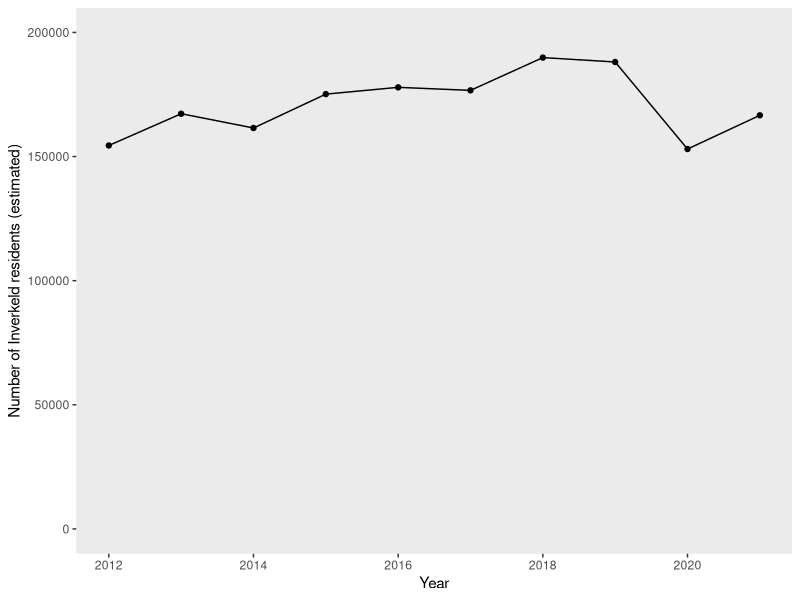
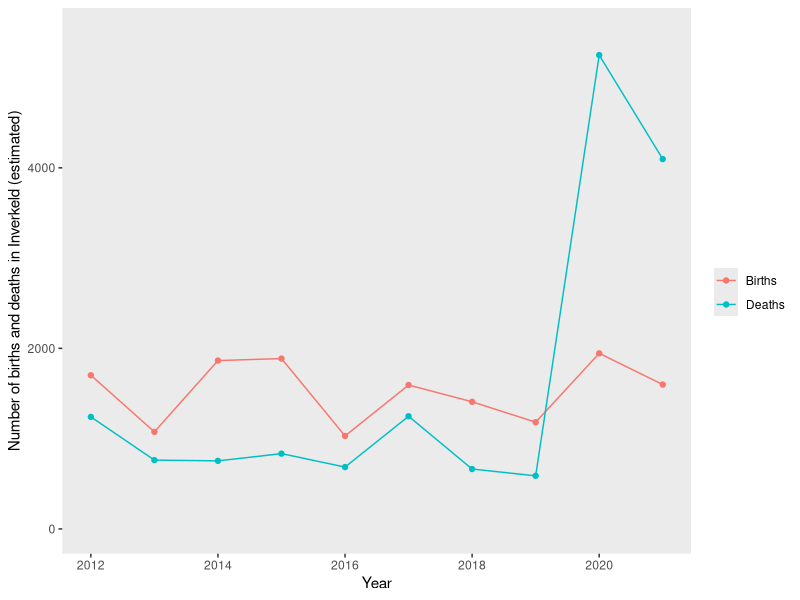
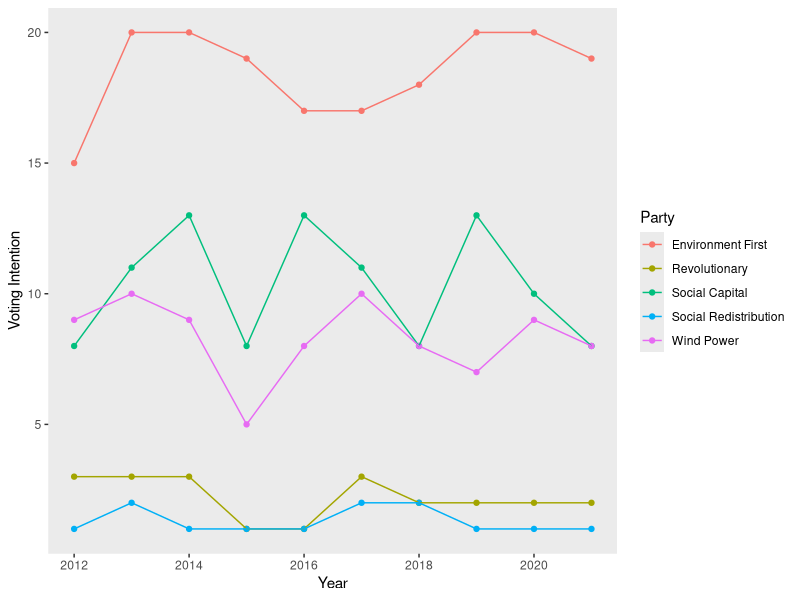
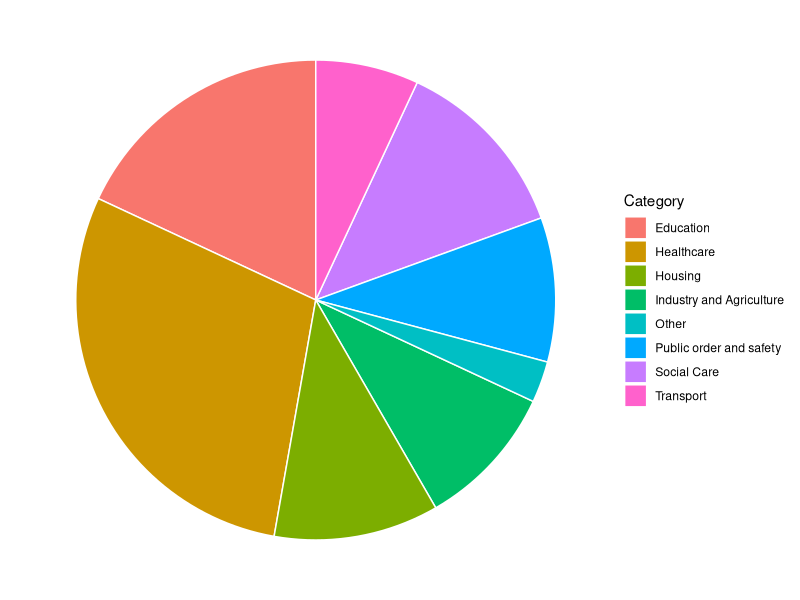
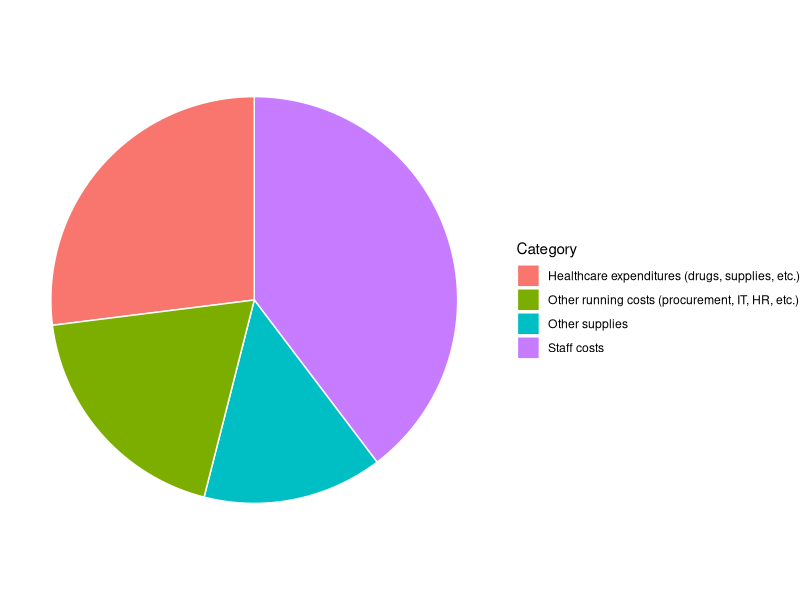

Write the R code that produced these figures, in order.
## ---- chunk 1

library(ggplot2)
library(knitr)
## ---- chunk 2

Pop <- c(sample(150000:170000, size=3, replace=TRUE), sample(170000:180000, size=3, replace=TRUE), sample(190000:170000, size=2, replace=TRUE), sample(150000:170000, size=2, replace=TRUE))
PopYears <- c(2012:2021)
population <- data.frame(Pop, PopYears)
ggplot(data = population, aes(x=PopYears, y=Pop)) + 
  geom_point() +
  geom_line() +
  labs(y = "Number of Inverkeld residents (estimated)", x = "Year") +
  scale_y_continuous(limits=c(0, 200000)) + 
  theme(panel.grid.major = element_blank(), panel.grid.minor = element_blank())


Demog <- c((rep("Births", 10)), (rep("Deaths", 10)))
Num <- c(sample(1000:2000, size=10, replace=TRUE), sample(500:1500, size=8, replace=TRUE), sample(3000:5500, size=2, replace=TRUE))
DemogYears <- c(rep(2012:2021, 2))
birthdeath <- data.frame(Demog, Num, DemogYears)
ggplot(data = birthdeath, aes(x=DemogYears, y=Num, group=Demog, colour=Demog)) + 
  geom_point() +
  geom_line() +
  labs(y = "Number of births and deaths in Inverkeld (estimated)", x = "Year", colour = "Demographics") +
  scale_y_continuous(limits=c(0, 5500)) + 
  theme(panel.grid.major = element_blank(), panel.grid.minor = element_blank()) + 
  scale_color_discrete(name="")
## ---- chunk 3

Party <- c((rep("Revolutionary", 10)), (rep("Social Capital", 10)), (rep("Environment First", 10)), (rep("Wind Power", 10)), (rep("Social Redistribution", 10)))
Polls <- c(sample(1:3, size=10, replace=TRUE), sample(8:14, size=10, replace=TRUE), sample(15:20, size=10, replace=TRUE), sample(5:10, size=10, replace=TRUE), sample(1:2, size=10, replace=TRUE))
PolYears <- c(rep(2012:2021, 5))
politics <- data.frame(Party, Polls, PolYears)
ggplot(data = politics, aes(x=PolYears, y=Polls, color=Party)) + 
  geom_point() +
  geom_line() +
  labs(y = "Voting Intention", x = "Year") + 
  theme(panel.grid.major = element_blank(), panel.grid.minor = element_blank())

Councillors <- sum(politics[politics$PolYears>2020, 2])
## ---- chunk 4

pol2021 <- (politics[politics$PolYears>2020, 2])
Parties <- c("Revolutionary", "Social Capital", "Environment First", "Wind Power", "Social Redistribution")

Councillors <- data.frame(Parties, pol2021)

kable(x = Councillors, 
      format = "html", 
      col.names = c("Political Party", "Number of Seats"))

## ---- chunk 5

expenses <- data.frame(
  Category=c("Education", "Industry and Agriculture", "Social Care", "Transport", "Public order and safety", "Healthcare", "Housing", "Other"),
  value=c(13,7,9,5,7,21,8,2)
)

ggplot(expenses, aes(x="", y=value, fill=Category)) +
  geom_bar(stat="identity", width=1, color="white") +
  coord_polar("y", start=0) +
  theme_void() 
## ---- chunk 6

expenses <- data.frame(
  Category=c("Staff costs", "Healthcare expenditures (drugs, supplies, etc.)", "Other supplies", "Other running costs (procurement, IT, HR, etc.)"),
  value=c(25,17,9,12)
)

ggplot(expenses, aes(x="", y=value, fill=Category)) +
  geom_bar(stat="identity", width=1, color="white") +
  coord_polar("y", start=0) +
  theme_void() 
